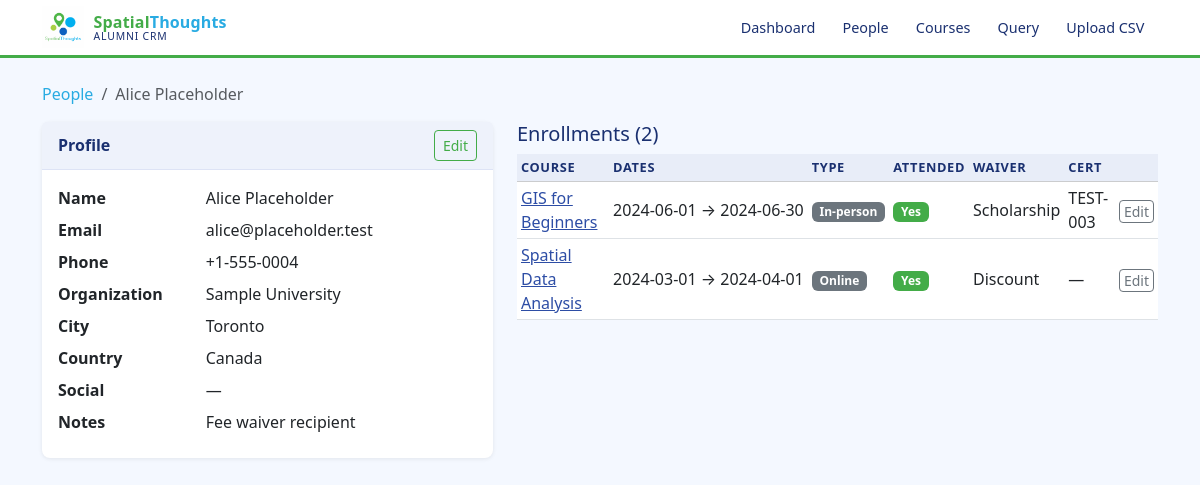
The page /people/4 on the database as committed earlier.
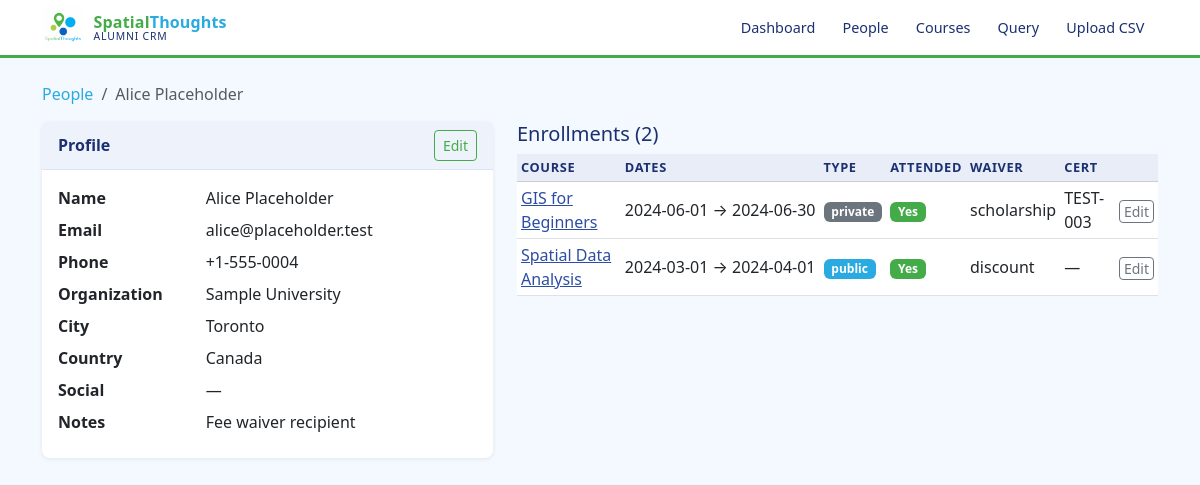
The same page on the database as committed later.
### tables this page shows
CREATE TABLE enrollments (
    id INTEGER PRIMARY KEY,
    person_id INTEGER NOT NULL REFERENCES people(id),
    batch_id TEXT NOT NULL REFERENCES batches(id),
    attended INTEGER NOT NULL DEFAULT 0,
    fee_waiver TEXT,
    organization TEXT,
    phone TEXT,
    domain TEXT,
    notes TEXT,
    UNIQUE(person_id, batch_id)
);

CREATE TABLE batches (
    id TEXT PRIMARY KEY,
    course_id TEXT NOT NULL REFERENCES courses(id),
    batch_type TEXT NOT NULL,
    start_date TEXT,
    end_date TEXT,
    notes TEXT
);

CREATE TABLE courses (
    id TEXT PRIMARY KEY,
    name TEXT UNIQUE NOT NULL,
    description TEXT
);

CREATE TABLE certifications (
    id INTEGER PRIMARY KEY,
    person_id INTEGER NOT NULL REFERENCES people(id),
    batch_id TEXT NOT NULL REFERENCES batches(id),
    certificate_id TEXT,
    certificate_url TEXT,
    issue_date TEXT,
    UNIQUE(person_id, batch_id)
);

### app.py (the view, shortened to what this page needs)
@app.route("/people/<int:pid>", methods=["GET", "POST"])
def person(pid):
    database = _db.get_db()
    person_row, enrollments, emails = _db.get_person(database, pid)
    if not person_row:
        return "Person not found", 404
    return render_template(
        "person.html", person=person_row, enrollments=enrollments, emails=emails
    )

### db.py (called while the page is built)
def get_db():
    if "db" not in g:
        g.db = sqlite3.connect(
            current_app.config["DATABASE"],
            detect_types=sqlite3.PARSE_DECLTYPES,
        )
        g.db.row_factory = sqlite3.Row
        g.db.execute("PRAGMA foreign_keys = ON")
    return g.db

### templates/person.html (shortened to what this page needs)
{% extends "base.html" %}
{% block content %}
<nav aria-label="breadcrumb">
  <ol class="breadcrumb">
    <li class="breadcrumb-item"><a href="{{ url_for('people') }}">People</a></li>
    <li class="breadcrumb-item active">{{ person.first_name }} {{ person.last_name }}</li>
  </ol>
</nav>
{% set secondary_emails = emails | selectattr('is_primary', 'equalto', 0) | list %}
<div class="row">
  <div class="col-md-5">
    <div class="card mb-4">
      <div class="card-header d-flex justify-content-between align-items-center">
        <strong>Profile</strong>
        <button class="btn btn-sm btn-outline-primary" type="button" data-bs-toggle="collapse" data-bs-target="#editForm">Edit</button>
      </div>
      <div class="card-body">
        <dl class="row mb-0">
          <dt class="col-sm-4">Name</dt>
          <dd class="col-sm-8">{{ person.first_name }} {{ person.last_name }}</dd>
          <dt class="col-sm-4">Email</dt>
          <dd class="col-sm-8">{{ person.primary_email }}</dd>
          <dt class="col-sm-4">Phone</dt>
          <dd class="col-sm-8">{{ person.primary_phone or '—' }}</dd>
          <dt class="col-sm-4">Organization</dt>
          <dd class="col-sm-8">{{ person.organization or '—' }}</dd>
          <dt class="col-sm-4">City</dt>
          <dd class="col-sm-8">{{ person.city or '—' }}</dd>
          <dt class="col-sm-4">Country</dt>
          <dd class="col-sm-8">{{ person.country or '—' }}</dd>
          <dt class="col-sm-4">Social</dt>
          <dd class="col-sm-8">{% if person.social_media %}<a href="{{ person.social_media }}" target="_blank">{{ person.social_media }}</a>{% else %}—{% endif %}</dd>
          <dt class="col-sm-4">Notes</dt>
          <dd class="col-sm-8">{{ person.notes or '—' }}</dd>
        </dl>
      </div>
    </div>
  </div>
  <div class="col-md-7">
    <h5>Enrollments ({{ enrollments|length }})</h5>
    <div class="table-responsive">
    <table class="table table-sm table-hover">
      <thead class="table-secondary">
        <tr>
          <th>Course</th>
          <th>Dates</th>
          <th>Type</th>
          <th>Attended</th>
          <th>Waiver</th>
          <th>Cert</th>
          <th></th>
        </tr>
      </thead>
      <tbody>
        {% for e in enrollments %}
        <tr>
          <td><a href="{{ url_for('course', cid=e.course_id) }}">{{ e.course_name }}</a></td>
          <td class="text-nowrap">
            {{ e.start_date or '?' }}
            {% if e.end_date and e.end_date != e.start_date %}→ {{ e.end_date }}{% endif %}
          </td>
          <td><span class="badge bg-{{ 'info' if e.batch_type == 'public' else 'secondary' }}">{{ e.batch_type }}</span></td>
          <td>{% if e.attended %}<span class="badge bg-success">Yes</span>{% else %}<span class="badge bg-light text-dark">No</span>{% endif %}</td>
          <td>{{ e.fee_waiver or '—' }}</td>
          <td>{{ e.certificate_id or '—' }}</td>
          <td><a href="{{ url_for('enrollment', eid=e.id) }}" class="btn btn-xs btn-outline-secondary btn-sm py-0 px-1">Edit</a></td>
        </tr>
        {% else %}
        <tr><td colspan="7" class="text-muted text-center">No enrollments.</td></tr>
        {% endfor %}
      </tbody>
    </table>
    </div>
  </div>
</div>
{% endblock %}

Rows that differ between the two databases and show on the page:
changed enrollments "GIS for Beginners": batch_type "In-person" → "private"; fee_waiver "Scholarship" → "scholarship"
changed enrollments "Spatial Data Analysis": batch_type "Online" → "public"; fee_waiver "Discount" → "discount"
